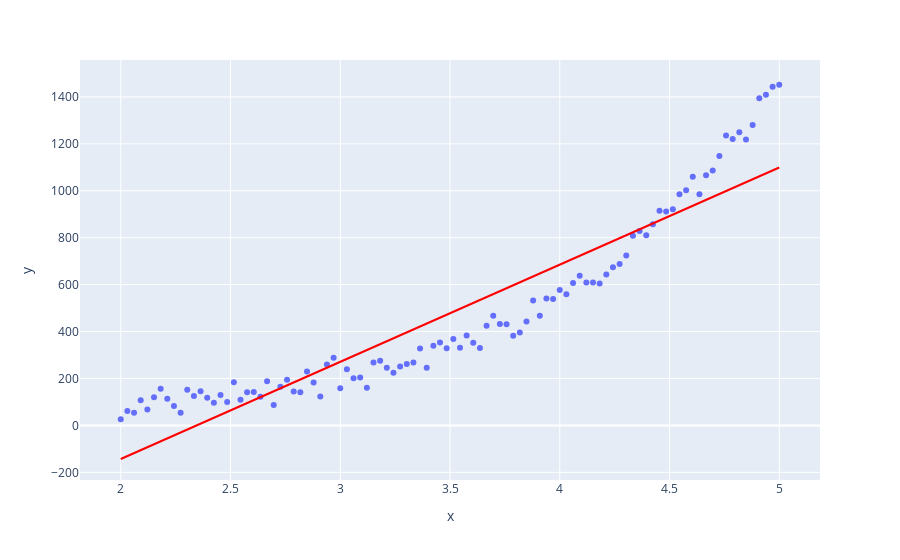

Notebook source saved alongside this figure:
### Markdown cell above
#### Example 2

Run the cell below to generate another scatter plot.

### Code cell
# By setting a seed, we guarantee that we will see the same results each time we run this cell
np.random.seed(32)

# Generates a different random scatter plot
x = np.linspace(2, 5, 100)
y = 10 * (np.e ** x) + np.abs(x) * np.random.normal(0, 5, 100) + np.random.normal(0, 30, 100)
df_2 = pd.DataFrame().assign(x=x, y=y)

px.scatter(df_2, x='x', y='y', trendline="ols", trendline_color_override="red")
